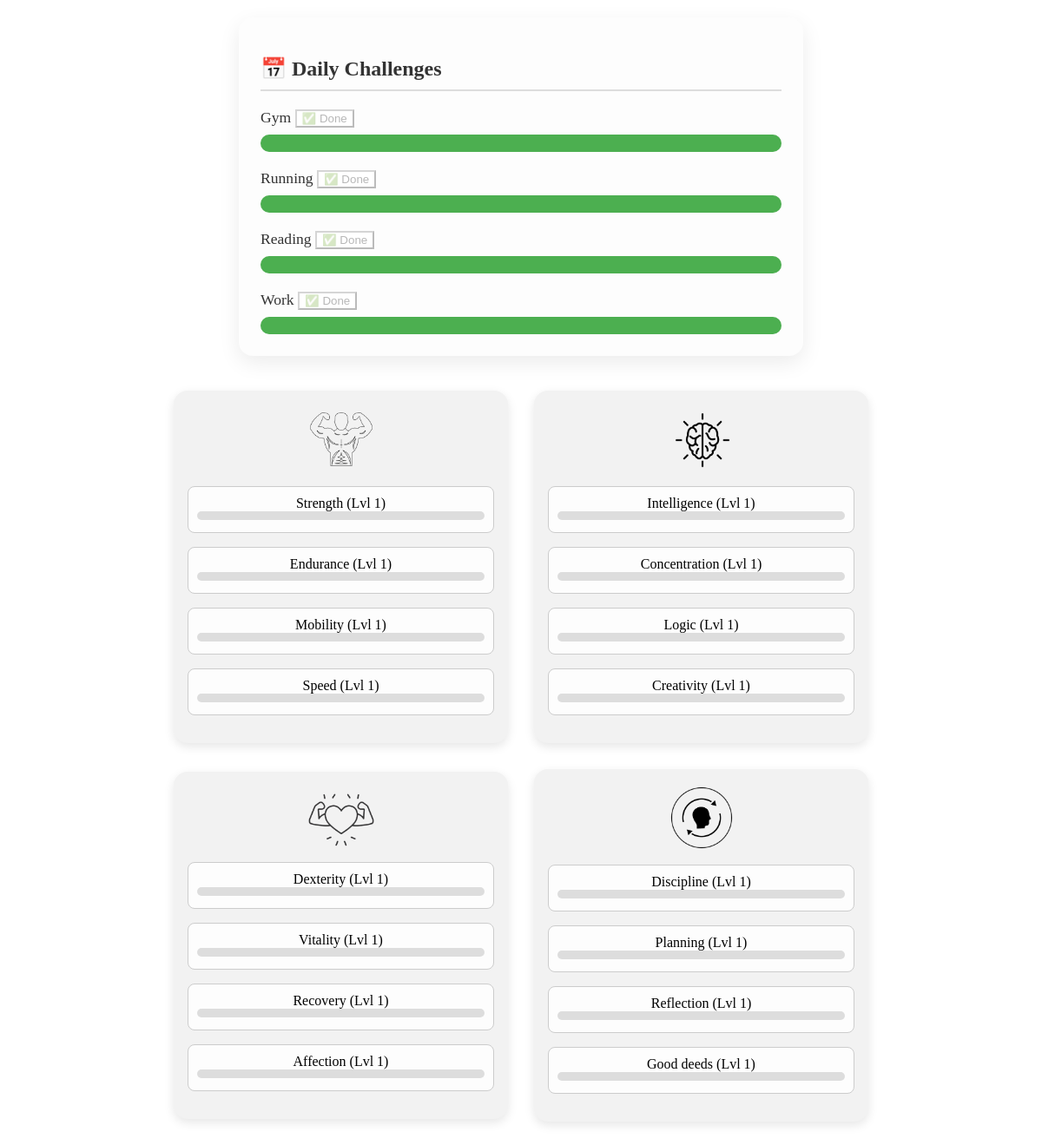
The page / on the database its author committed.
### tables this page shows
CREATE TABLE daily (
            id INTEGER PRIMARY KEY AUTOINCREMENT,
            challenge TEXT NOT NULL UNIQUE,
            completed BOOLEAN DEFAULT 0
            );

CREATE TABLE progress (
                id INTEGER PRIMARY KEY AUTOINCREMENT,
                skill TEXT NOT NULL UNIQUE,
                category TEXT NOT NULL,
                xp INTEGER DEFAULT 0,
                level INTEGER DEFAULT 1
            );

### app.py (the view)
@app.route("/")
def index():
    with sqlite3.connect("database.db") as conn:
        c = conn.cursor()
        c.execute("SELECT skill, category, xp, level FROM progress")
        stats = c.fetchall()
        c.execute("SELECT challenge, completed FROM daily")
        daily_challenges = c.fetchall()
    return render_template("index.html", stats=stats , daily_challenges=daily_challenges)

### templates/index.html (shortened to what this page needs)
<!DOCTYPE html>
<html lang="en">
<head>
    <link rel="stylesheet" href="/static/styles.css">
</head>
<body>
    <header>
        <section id="daily-challenges">
            <h2>📅 Daily Challenges</h2>
            <ul class="challenge-list">
            {% for challenge, completed in daily_challenges %}
            <li class="challenge-item">
                <div class="challenge-header">
                {{ challenge }}
                <button class="complete-btn-{{ challenge|replace(' ', '') }}"
                    onclick="markComplete(this)"
                    style="background-color: {{ 'white' if completed == 1 else 'initial' }};"
                    {% if completed == 1 %}disabled{% endif %}>
                    {{ "✅ Done" if completed == 1 else "✔ Completed" }}
                </button>
                </div>
                <progress value="{{ 100 if completed == 1 else 0 }}" max="100"
                      class="{{ 'completed' if completed == 1 else '' }}"></progress>
            </li>
            {% endfor %}
            </ul>
        </section>
    </header>
    <main>
        <div class="category-grid">
            {% for category in ["Red", "Blue", "Green", "Gold"] %}
                <a href= "/card_{{category|lower}}" style = "text-decoration: none;">
                <div class="card {{ category|lower }}">
                    <img src="../static/images/icon_{{category|lower }}.png" alt="{{ category }} Icon" class="category-icon">
                    <div class="xp-bar-group">
                        {% for skill, cat, xp, level in stats %}
                            {% if cat == category %}
                                <div class="skill-bar">
                                    <span>{{ skill }} (Lvl {{ level }})</span>
                                    <div class="xp-bar">
                                    </div>
                                </div>
                            {% endif %}
                        {% endfor %}
                    </div>
                </div>
                </a>
            {% endfor %}
        </div>
    </main>
</body>
</html>

### static/styles.css (style rules this page uses)
.category-grid { display: grid; grid-template-columns: repeat(2, 1fr); gap: 30px; justify-content: center; align-items: center; max-width: 800px; margin: 40px auto; }
.card { background-color: #f2f2f2; border-radius: 16px; padding: 16px; box-shadow: 0 4px 12px rgba(0, 0, 0, 0.1); text-align: center; }
.category-icon { width: 80px; margin-bottom: 10px; }
.xp-bar-group { color: black; text-decoration: none; }
.skill-bar { text-decoration: none; margin-bottom: 1em; padding: 10px; border: 1px solid #ccc; border-radius: 8px; background-color: #fdfdfd; position: relative; }
.xp-bar { height: 10px; background-color: #ddd; border-radius: 5px; overflow: hidden; margin-bottom: 4px; }
section h2 { margin-bottom: 15px; color: #333; font-size: 1.4rem; }
#daily-challenges { background: #fdfdfd; border-radius: 16px; padding: 25px; margin: 20px auto; box-shadow: 0 8px 24px rgba(0, 0, 0, 0.08); max-width: 600px; text-align: left; }
#daily-challenges h2 { margin-bottom: 20px; font-size: 1.5rem; color: #333; border-bottom: 2px solid #ddd; padding-bottom: 10px; }
.challenge-list { list-style: none; padding: 0; margin: 0; display: flex; flex-direction: column; gap: 20px; }
.challenge-item { font-size: 1.1rem; font-weight: 500; color: #333; display: flex; flex-direction: column; gap: 8px; }
.challenge-item progress { width: 100%; height: 20px; appearance: none; }

### rows shown on the page
daily: challenge "Gym", completed "✅ Done"
daily: challenge "Running", completed "✅ Done"
daily: challenge "Reading", completed "✅ Done"
daily: challenge "Work", completed "✅ Done"
progress: skill "Strength", level "1"
progress: skill "Endurance", level "1"
progress: skill "Mobility", level "1"
progress: skill "Speed", level "1"
progress: skill "Intelligence", level "1"
progress: skill "Concentration", level "1"
progress: skill "Logic", level "1"
progress: skill "Creativity", level "1"
progress: skill "Dexterity", level "1"
progress: skill "Vitality", level "1"
progress: skill "Recovery", level "1"
progress: skill "Affection", level "1"
progress: skill "Discipline", level "1"
progress: skill "Planning", level "1"
progress: skill "Reflection", level "1"
progress: skill "Good deeds", level "1"
